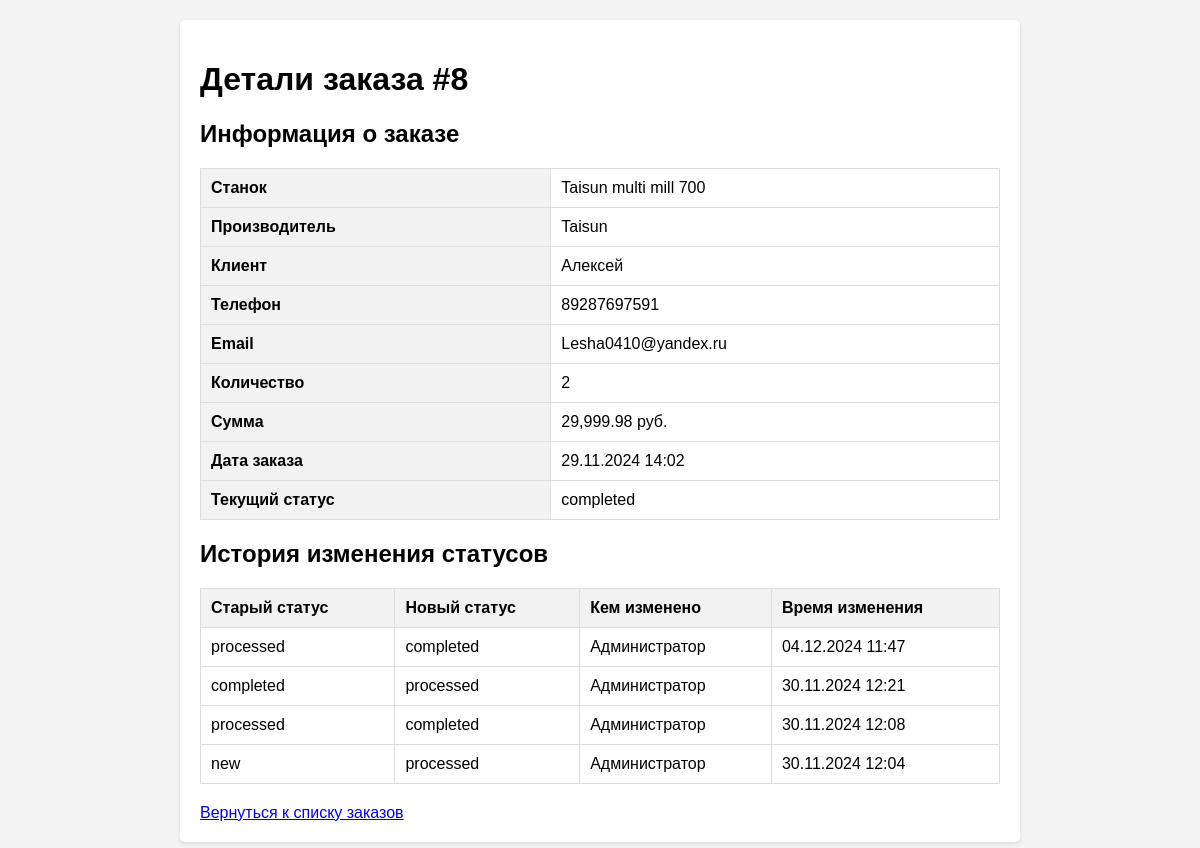
The page /order_details.php?id=8 on the database its author committed.
### tables this page shows
CREATE TABLE `orders` (
  `order_id` int(11) NOT NULL,
  `machine_id` int(11) NOT NULL,
  `customer_name` varchar(255) NOT NULL,
  `customer_phone` varchar(50) NOT NULL,
  `customer_email` varchar(255) NOT NULL,
  `quantity` int(11) NOT NULL,
  `total_price` decimal(10,2) NOT NULL,
  `order_date` timestamp NOT NULL DEFAULT current_timestamp(),
  `status` enum('new','processed','completed','cancelled') DEFAULT 'new'
);

CREATE TABLE `machines` (
  `machine_id` int(11) NOT NULL,
  `model_name` varchar(255) NOT NULL COMMENT 'Модель станка',
  `manufacturer` varchar(255) NOT NULL COMMENT 'Производитель',
  `price` decimal(10,2) NOT NULL COMMENT 'Цена',
  `stock_quantity` int(11) NOT NULL COMMENT 'Количество на складе',
  `specification_id` int(11) DEFAULT NULL COMMENT 'ID спецификации',
  `sort` int(11) NOT NULL DEFAULT 500 COMMENT 'Порядок сортировки',
  `image` varchar(255) DEFAULT NULL COMMENT 'Путь к изображению'
);

CREATE TABLE `order_status_log` (
  `log_id` int(11) NOT NULL,
  `order_id` int(11) NOT NULL,
  `old_status` enum('new','processed','completed','cancelled') NOT NULL,
  `new_status` enum('new','processed','completed','cancelled') NOT NULL,
  `changed_by` varchar(100) NOT NULL,
  `change_time` timestamp NOT NULL DEFAULT current_timestamp()
);

### order_details.php (the view, shortened to what this page needs)
<?php
$conn = new mysqli('localhost', 'root', '', 'machines_db');
$order_id = intval($_GET['id']);
$order_sql = "SELECT o.*, m.model_name, m.manufacturer
              FROM orders o
              JOIN machines m ON o.machine_id = m.machine_id
              WHERE o.order_id = ?";
$stmt = $conn->prepare($order_sql);
$stmt->bind_param("i", $order_id);
$stmt->execute();
$order_result = $stmt->get_result();
$order = $order_result->fetch_assoc();
$log_sql = "SELECT * FROM order_status_log WHERE order_id = ? ORDER BY change_time DESC";
$log_stmt = $conn->prepare($log_sql);
$log_stmt->bind_param("i", $order_id);
$log_stmt->execute();
$log_result = $log_stmt->get_result();
?>
<!DOCTYPE html>
<html lang="ru">
<head>
</head>
<body>
    <div class="container">
        <h1>Детали заказа #<?= $order_id ?></h1>
        <div class="order-info">
            <h2>Информация о заказе</h2>
            <table>
                <tr>
                    <th>Станок</th>
                    <td><?= htmlspecialchars($order['model_name']) ?></td>
                </tr>
                <tr>
                    <th>Производитель</th>
                    <td><?= htmlspecialchars($order['manufacturer']) ?></td>
                </tr>
                <tr>
                    <th>Клиент</th>
                    <td><?= htmlspecialchars($order['customer_name']) ?></td>
                </tr>
                <tr>
                    <th>Телефон</th>
                    <td><?= htmlspecialchars($order['customer_phone']) ?></td>
                </tr>
                <tr>
                    <th>Email</th>
                    <td><?= htmlspecialchars($order['customer_email']) ?></td>
                </tr>
                <tr>
                    <th>Количество</th>
                    <td><?= $order['quantity'] ?></td>
                </tr>
                <tr>
                    <th>Сумма</th>
                    <td><?= number_format($order['total_price'], 2) ?> руб.</td>
                </tr>
                <tr>
                    <th>Дата заказа</th>
                    <td><?= date('d.m.Y H:i', strtotime($order['order_date'])) ?></td>
                </tr>
                <tr>
                    <th>Текущий статус</th>
                    <td><?= $order['status'] ?></td>
                </tr>
            </table>
        </div>
        <div class="status-history">
            <h2>История изменения статусов</h2>
            <table>
                <thead>
                    <tr>
                        <th>Старый статус</th>
                        <th>Новый статус</th>
                        <th>Кем изменено</th>
                        <th>Время изменения</th>
                    </tr>
                </thead>
                <tbody>
                    <?php while ($log = $log_result->fetch_assoc()): ?>
                    <tr>
                        <td><?= $log['old_status'] ?></td>
                        <td><?= $log['new_status'] ?></td>
                        <td><?= htmlspecialchars($log['changed_by']) ?></td>
                        <td><?= date('d.m.Y H:i', strtotime($log['change_time'])) ?></td>
                    </tr>
                    <?php endwhile; ?>
                </tbody>
            </table>
        </div>
        <a href="admin_orders.php">Вернуться к списку заказов</a>
    </div>
</body>
</html>

### order_details.php (style rules this page uses)
body { font-family: Arial, sans-serif; margin: 0; padding: 20px; background-color: #f4f4f4; }
.container { background-color: white; padding: 20px; border-radius: 5px; box-shadow: 0 2px 5px rgba(0,0,0,0.1); max-width: 800px; margin: 0 auto; }
.order-info, .status-history { margin-bottom: 20px; }
table { width: 100%; border-collapse: collapse; }
th, td { border: 1px solid #ddd; padding: 10px; text-align: left; }
th { background-color: #f2f2f2; }

### rows shown on the page
orders: machine.model_name "Taisun multi mill 700", machine.manufacturer "Taisun", customer_name "Алексей", customer_phone "89287697591", customer_email "Lesha0410@yandex.ru", quantity "2", total_price "29,999.98", order_date "29.11.2024 14:02", status "completed"
order_status_log: old_status "processed", new_status "completed", changed_by "Администратор", change_time "04.12.2024 11:47"
order_status_log: old_status "completed", new_status "processed", changed_by "Администратор", change_time "30.11.2024 12:21"
order_status_log: old_status "processed", new_status "completed", changed_by "Администратор", change_time "30.11.2024 12:08"
order_status_log: old_status "new", new_status "processed", changed_by "Администратор", change_time "30.11.2024 12:04"

### other values the page prints
$order_id "8"
